Frame 1 (no input): blank canvas, image omitted
Frame 60 (no input): blank canvas, image omitted
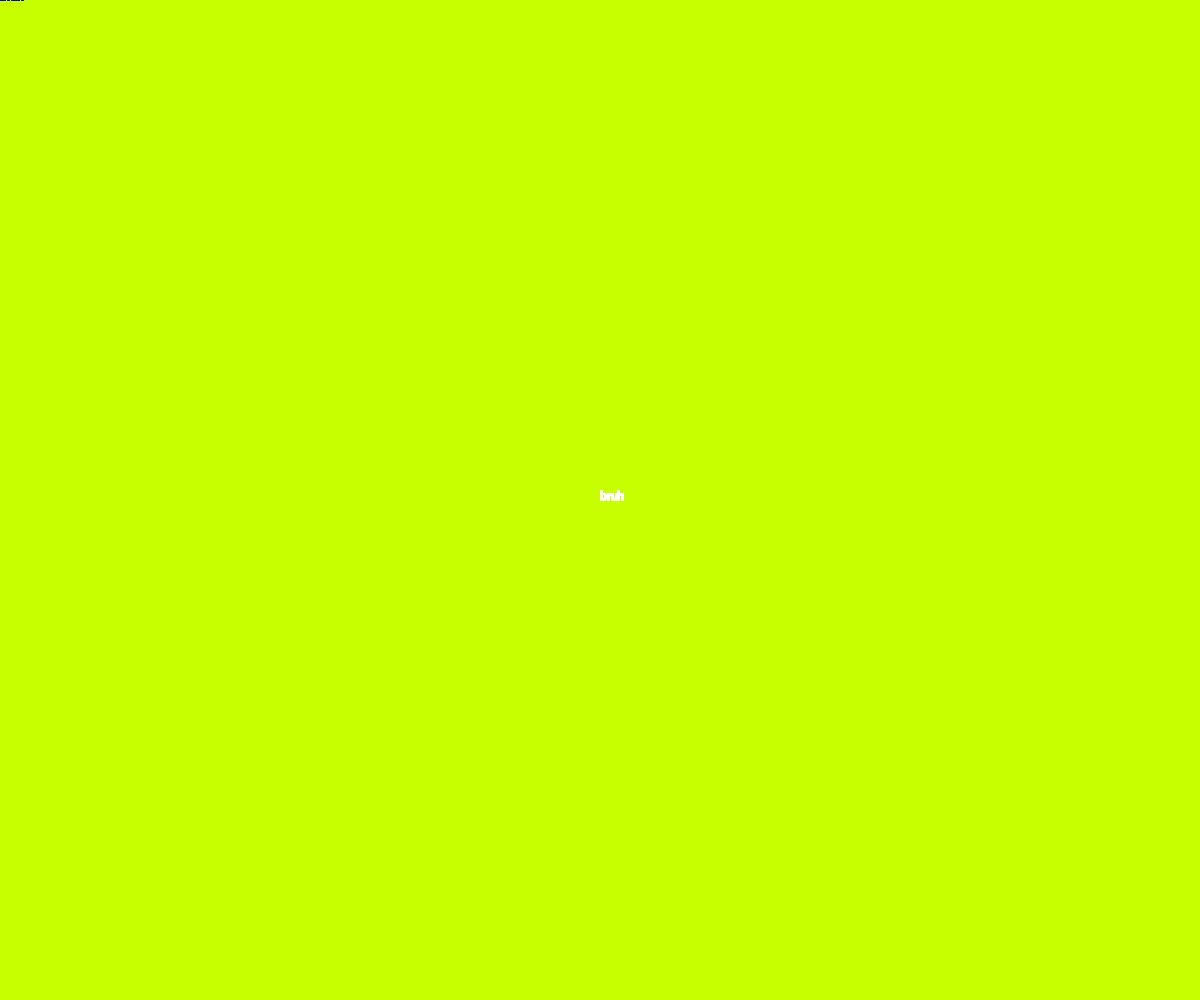
Frame 120 (the mouse pressed at the canvas centre since frame 60)

The p5.js sketch whose frames 1 and 60 were blank and that drew this single picture after the mouse press (run headless with seeded random() and noise() and a simulated clock; from frame 60 on, the mouse is pressed at the canvas centre):

// p5.js sketch
// ── sketch.js
function setup() {
    createCanvas(innerWidth, innerHeight);
    background(200,500,0);


}
function draw() {

   //background(0, 200, 100);

    let red = map(mouseX,0,width,0, 255)
    fill(red,0,0)
    noFill()
    strokeWeight(1)
    stroke(mouseX,mouseY,255)
   //rect(mouseX, mouseY,random(10,50),random(10,50));

   text("bruh",mouseX, mouseY);

}
function windowResized(){
resizeCanvas(innerWidth, innerHeight);

}

console.log("???")
// ── style.css
canvas{
position: fixed;
top: 0;
left:0;
z-index: -1;

}
